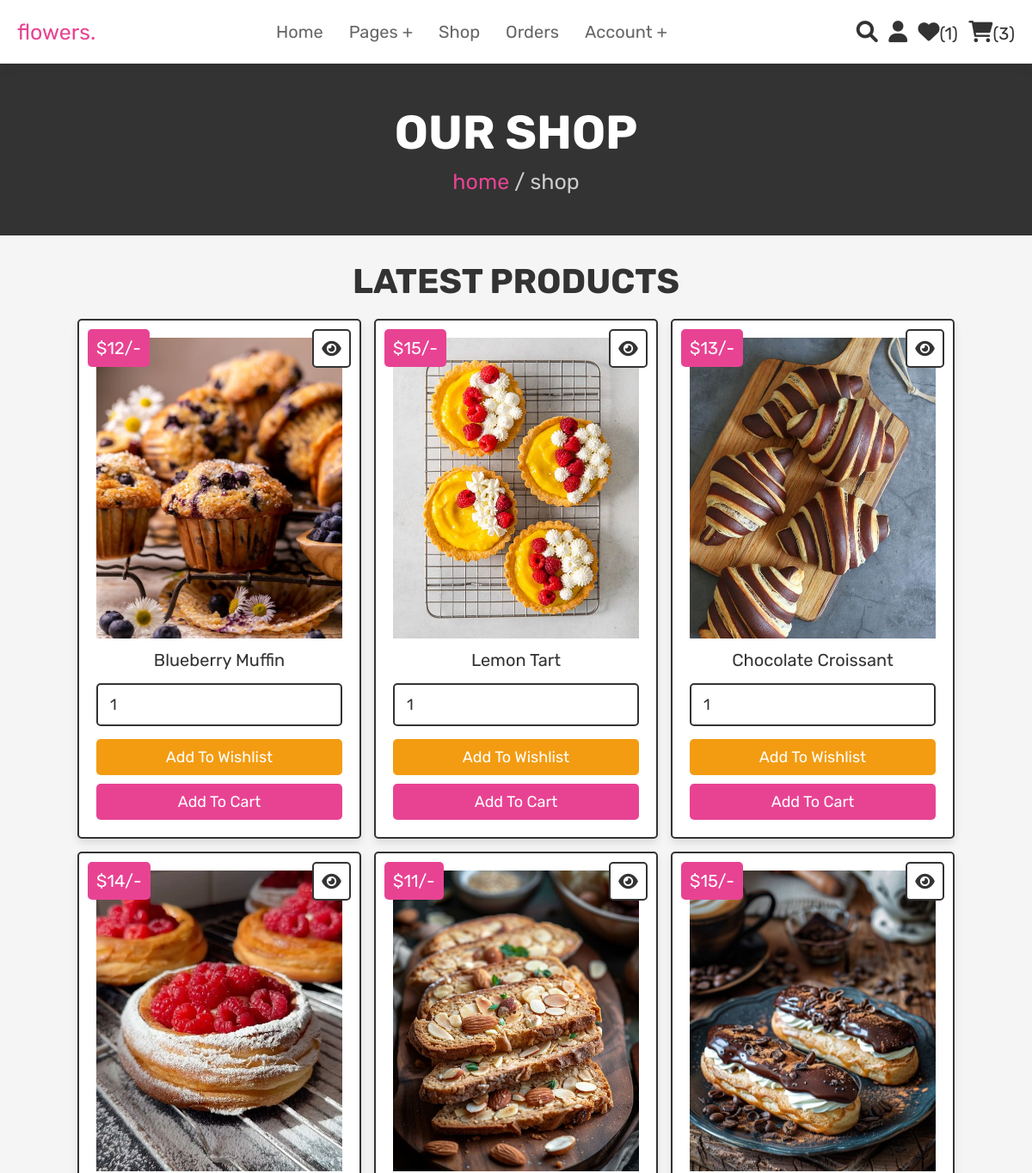
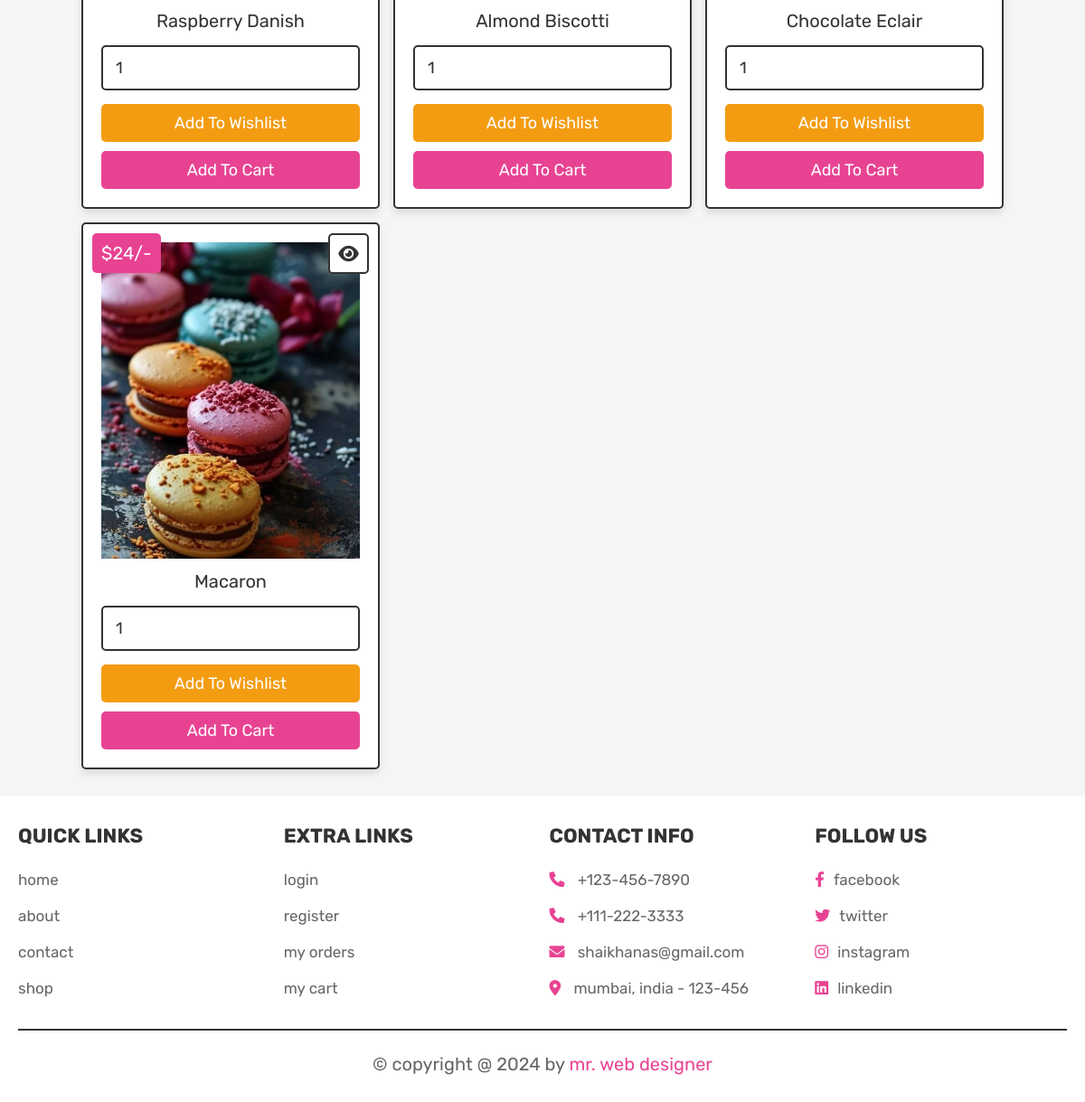
Page /shop.php (signed in) on the committed database (2 pictures, top to bottom).
### tables this page shows
CREATE TABLE `products` (
  `id` int(100) NOT NULL,
  `name` varchar(100) NOT NULL,
  `details` varchar(500) NOT NULL,
  `price` int(100) NOT NULL,
  `image` varchar(100) NOT NULL
);

### shop.php (the view, shortened to what this page needs)
<?php
@include 'config.php';
?>
<!DOCTYPE html>
<html lang="en">
<head>
   <link rel="stylesheet" href="https://cdnjs.cloudflare.com/ajax/libs/font-awesome/6.0.0/css/all.min.css">
   <link rel="stylesheet" href="css/style.css">
</head>
<body>
<?php @include 'header.php'; ?>
<section class="heading">
    <h3>our shop</h3>
    <p> <a href="home.php">home</a> / shop </p>
</section>
<section class="products">
   <h1 class="title">latest products</h1>
   <div class="box-container">
      <?php
         $select_products = mysqli_query($conn, "SELECT * FROM `products`") or die('query failed');
         if(mysqli_num_rows($select_products) > 0){
            while($fetch_products = mysqli_fetch_assoc($select_products)){
      ?>
      <form action="" method="POST" class="box">
         <a href="view_page.php?pid=<?php echo $fetch_products['id']; ?>" class="fas fa-eye"></a>
         <div class="price">$<?php echo $fetch_products['price']; ?>/-</div>
         <img src="uploaded_img/<?php echo $fetch_products['image']; ?>" alt="" class="image">
         <div class="name"><?php echo $fetch_products['name']; ?></div>
         <input type="number" name="product_quantity" value="1" min="0" class="qty">
         <input type="submit" value="add to wishlist" name="add_to_wishlist" class="option-btn">
         <input type="submit" value="add to cart" name="add_to_cart" class="btn">
      </form>
      <?php
         }
      }else{
         echo '<p class="empty">no products added yet!</p>';
      }
      ?>
   </div>
</section>
<?php @include 'footer.php'; ?>
</body>
</html>

### css/style.css (style rules this page uses)
:root { --pink:#e84393; --red:#c0392b; --orange:#f39c12; --black:#333; --white:#fff; --light-color:#666; --light-white:#ccc; --light-bg:#f5f5f5; --border:.2rem solid var(--black); --box-shadow:0 .5rem 1rem rgba(0,0,0,.1); }
* { font-family: 'Rubik', sans-serif; margin:0; padding:0; box-sizing: border-box; outline: none; border:none; text-decoration: none; transition:all .2s linear; }
html { font-size: 62.5%; overflow-x: hidden; scroll-behavior: smooth; scroll-padding-top: 6.5rem; }
body { background: var(--light-bg); }
section { padding:3rem 2rem; }
.btn, .delete-btn, .option-btn { display: inline-block; border-radius: .5rem; margin-top: 1rem; font-size: 1.8rem; color:var(--white); cursor: pointer; padding:1rem 3rem; text-transform: capitalize; }
.btn { background-color: var(--pink); }
.option-btn { background-color: var(--orange); }
.heading { display: flex; flex-flow: column; align-items: center; justify-content: center; gap:1rem; background-color: var(--black); text-align: center; min-height: 25vh; }
.heading h3 { font-size: 5.5rem; color:var(--white); text-transform: uppercase; }
.heading p { font-size: 2.5rem; color:var(--light-white); }
.heading p a { color:var(--pink); }
.title { text-align: center; margin-bottom: 2rem; color:var(--black); text-transform: uppercase; font-size: 4rem; }
.products .box-container { max-width: 1200px; margin:0 auto; display: grid; grid-template-columns: repeat(auto-fit, 33rem); gap:1.5rem; align-items: flex-start; justify-content: center; }
.products .box-container .box { background-color: var(--white); border:var(--border); box-shadow: var(--box-shadow); border-radius: .5rem; padding:2rem; text-align: center; position: relative; }
.products .box-container .box .image { height: 35rem; width: 100%; object-fit: cover; }
.products .box-container .box .fa-eye, .products .box-container .box .price { position: absolute; top:1rem; border-radius: .5rem; }
.products .box-container .box .price { font-size: 2rem; padding:1rem; background-color: var(--pink); color:var(--white); left:1rem; }
.products .box-container .box .fa-eye { right:1rem; height: 4.5rem; width: 4.5rem; line-height: 4.2rem; font-size: 2rem; background-color: var(--white); color:var(--black); border:var(--border); }
.products .box-container .box .name { margin:1rem; font-size: 2rem; color:var(--black); }
.products .box-container .box .qty { width: 100%; padding:1.2rem 1.4rem; font-size: 1.8rem; color:var(--black); border:var(--border); border-radius: .5rem; margin:.5rem 0; }
.products .box-container .box .btn, .products .box-container .box .option-btn { width: 100%; }

### rows in the picture
products: price "12", image (picture), name "Blueberry Muffin"
products: price "15", image (picture), name "Lemon Tart"
products: price "13", image (picture), name "Chocolate Croissant"
products: price "14", image (picture), name "Raspberry Danish"
products: price "11", image (picture), name "Almond Biscotti"
products: price "15", image (picture), name "Chocolate Eclair"
products: price "24", image (picture), name "Macaron"

### other values in the picture
$wishlist_num_rows "1"
$cart_num_rows "3"
